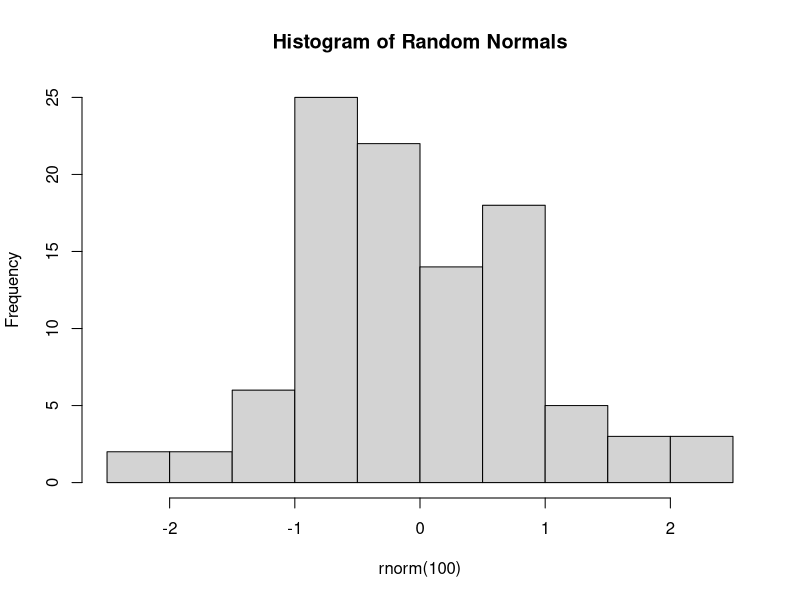

Generate this figure with R:
## ---- chunk 1
# A basic R code chunk
x <- 1:10
mean(x)


# A simple plot
hist(rnorm(100), main = "Histogram of Random Normals")

